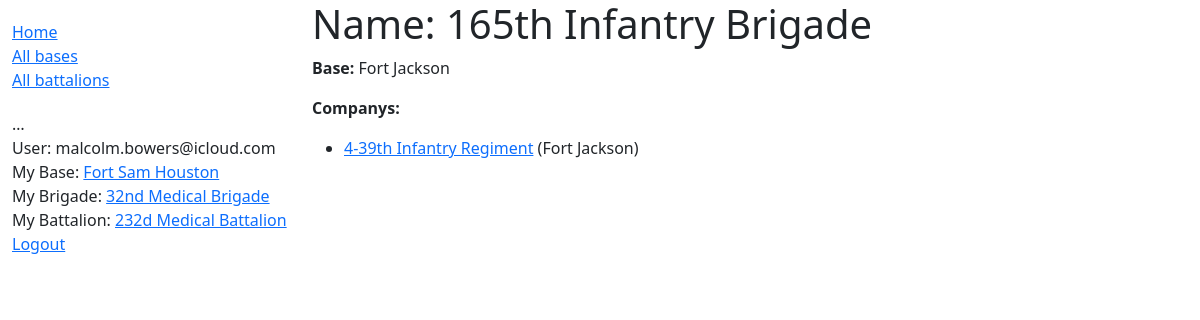
Page /brigade/2 (signed in) on the committed database.
### accounts/models.py (models this page shows, shortened)
class CustomUser(AbstractBaseUser, PermissionsMixin):
    email = models.EmailField(_("email address"), unique=True)
    is_staff = models.BooleanField(default=False)
    is_active = models.BooleanField(default=True)
    date_joined = models.DateTimeField(default=timezone.now)
    base = models.ForeignKey(Base, on_delete=models.RESTRICT, null=True)
    brigade = models.ForeignKey(Brigade, on_delete=models.RESTRICT, null=True)
    battalion = models.ForeignKey(Battalion, on_delete=models.RESTRICT, null=True)
    USERNAME_FIELD = "email"
    REQUIRED_FIELDS = []
    objects = CustomUserManager()

### app/models.py (models this page shows)
class Base(models.Model):
    name = models.CharField(max_length=200, help_text='Enter the base.')
    location = models.CharField(max_length=200, help_text='Enter the state for this base.')
    def __str__(self):
        return self.name
    def get_absolute_url(self):
        return reverse('base-detail', args=[str(self.id)])

class Brigade(models.Model):
    name = models.CharField(max_length=200, help_text='Enter the Brigade.')
    command = models.ForeignKey(Command, on_delete=models.RESTRICT, null=True)
    base = models.ManyToManyField(Base, null=True, help_text='Select a base for this Brigade.')
    def __str__(self):
        return self.name
    def get_absolute_url(self):
        return reverse('brigade-detail', args=[str(self.id)])

class Battalion(models.Model):
    name = models.CharField(max_length=200, help_text='Enter the Battalion.')
    brigade = models.ForeignKey(Brigade, on_delete=models.RESTRICT, null=True)
    base = models.ManyToManyField(Base, help_text='Select a base for this Battalion.')
    def __str__(self):
        return self.name
    def get_absolute_url(self):
        return reverse('battalion-detail', args=[str(self.id)])

### app/views.py (the view)
# urls.py: path('brigade/<int:pk>', views.BrigadeDetailView.as_view(), name='brigade-detail'),
class BrigadeDetailView(generic.DetailView):
    model = Brigade

### app/templates/app/brigade_detail.html
{% extends "base_generic.html" %}
{% block content %}
<h1>Name: {{ brigade.name }}</h1>
<p><strong>Base:</strong> {{ brigade.base.all|join:", " }}</p>
<p><strong>Companys:</strong></p>
{% if brigade.battalion_set %}
<ul>
    {% for battalion in brigade.battalion_set.all %}
    <li>
        <a href="{{ battalion.get_absolute_url }}">{{ battalion.name }}</a> ({{ battalion.base.all|join:", " }})
    </li>
    {% endfor %}
</ul>
  {% else %}
<p>There are no battalions in the database.</p>
  {% endif %}
{% endblock %}

### app/templates/base_generic.html (shortened to what this page needs)
<!DOCTYPE html>
<html lang="en">
<head>
    <link href="https://cdn.jsdelivr.net/npm/bootstrap@5.1.3/dist/css/bootstrap.min.css" rel="stylesheet">
    {% load static %}
    <link rel="stylesheet" href="{% static 'css/styles.css' %}">
</head>
<body>
    <div class="container-fluid">
        <div class="row">
            <div class="col-sm-3">
                {% block sidebar %}
                <ul class="sidebar-nav">
                    <li><a href="{% url 'index' %}">Home</a></li>
                    <li><a href="{% url 'bases' %}">All bases</a></li>
                    <li><a href="{% url 'battalions' %}">All battalions</a></li>
                </ul>
                <ul class="sidebar-nav">
                    …
                    {% if user.is_authenticated %}
                    <li>User: {{ user.get_username }}</li>
                    <li>My Base: <a href="{{ user.base.get_absolute_url }}">{{ user.base }}</a></li>
                    <li>My Brigade: <a href="{{user.brigade.get_absolute_url }}">{{ user.brigade }}</a></li>
                    <li>My Battalion: <a href="{{ user.battalion.get_absolute_url }}">{{ user.battalion }}</a></li>
                    <li><a href="{% url 'logout' %}?next={{ request.path }}">Logout</a></li>
                    {% else %}
                    <li><a href="{% url 'login' %}?next={{ request.path }}">Login</a></li>
                    {% endif %}
                </ul>
                {% endblock %}
            </div>
            <div class="col-sm-7 ">
                {% block content %}{% endblock %}
            </div>
        </div>
    </div>
</body>
</html>

### app/static/css/styles.css (style rules this page uses)
.sidebar-nav { margin-top: 20px; padding: 0; list-style: none; }

### rows in the picture
CustomUser: get_username "malcolm.bowers@icloud.com", base "Fort Sam Houston", brigade "32nd Medical Brigade", battalion "232d Medical Battalion"
Brigade: base.all "Fort Jackson"
Battalion: name "4-39th Infantry Regiment", base.all "Fort Jackson"
